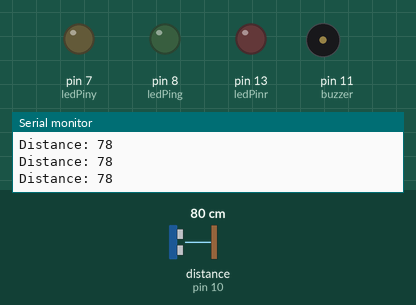
A sketch run on a simulated Arduino Uno, built with avr-gcc and run on an emulated ATmega328P. Shown: output pins drawn as LEDs (lit = HIGH), buzzer (waves = sounding, pin HIGH), the last lines printed to the serial monitor. Wiring (inferred from the names in the program): ultrasonic range finder: trigger pin 9; echo pin 10. Dashed ring = blinking. Inputs (shaded band) come from the test bench; at power-on: distance to the obstacle (sensor on pin 10) 80 cm. The echo pulse lasts 58.3 µs per cm; pins used as bus, display or sensor lines are not drawn.

Above: at 1.2 s.
1.3 s: distance to the obstacle (sensor on pin 10) set to 23 cm
2.8 s: distance to the obstacle (sensor on pin 10) set to 19 cm
At 2.88 s:
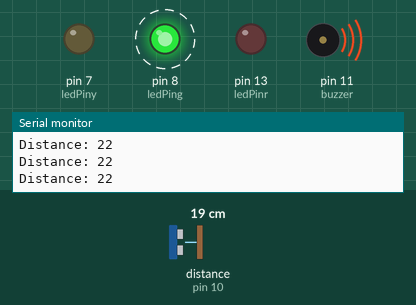
5.8 s: distance to the obstacle (sensor on pin 10) set to 15 cm
At 6.07 s:
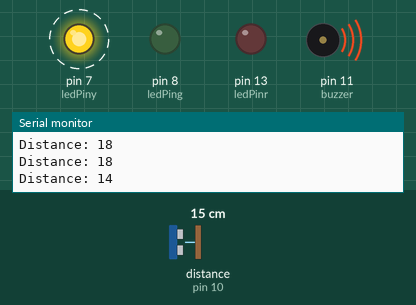
8.8 s: distance to the obstacle (sensor on pin 10) set to 8 cm
At 9.8 s:
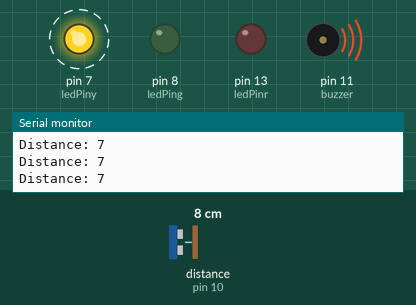
11.8 s: distance to the obstacle (sensor on pin 10) set to 5 cm
At 12.7 s:
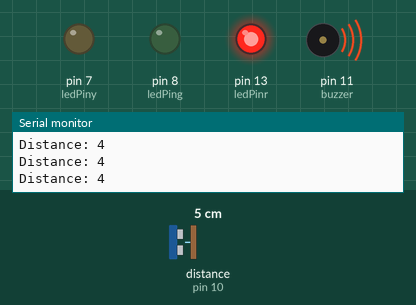
13.3 s: distance to the obstacle (sensor on pin 10) set to 9 cm
At 13.8 s:
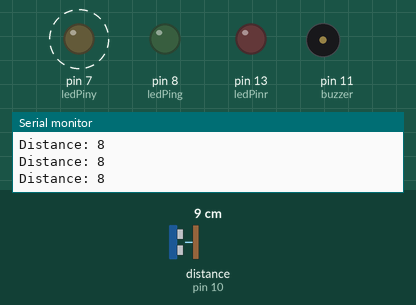
Timing chart, 0 to 17.3 s (numbered marks = the images above; inputs shaded):
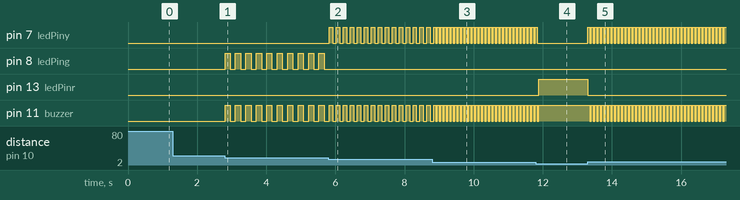

The sketch:

parkSensor.ino
```cpp
// defines pins numbers
const int trigPin = 9;
const int echoPin = 10;
const int buzzer = 11;
const int ledPinr = 13;
const int ledPing = 8;
const int ledPiny = 7;

// defines variables
long duration;
int distance;
int safetyDistance;


void setup() {
pinMode(trigPin, OUTPUT); // Sets the trigPin as an Output
pinMode(echoPin, INPUT); // Sets the echoPin as an Input
pinMode(buzzer, OUTPUT);
pinMode(ledPinr, OUTPUT);
pinMode(ledPiny, OUTPUT);
pinMode(ledPing, OUTPUT);
Serial.begin(9600); // Starts the serial communication
}


void loop() {
// Clears the trigPin
digitalWrite(trigPin, LOW);
delayMicroseconds(2);

// Sets the trigPin on HIGH state for 10 micro seconds
digitalWrite(trigPin, HIGH);
delayMicroseconds(10);
digitalWrite(trigPin, LOW);

// Reads the echoPin, returns the sound wave travel time in microseconds
duration = pulseIn(echoPin, HIGH);

// Calculating the distance
distance= duration*0.034/2;

safetyDistance = distance;
 if (safetyDistance <= 5){
      digitalWrite(buzzer, HIGH);
      digitalWrite(ledPinr, HIGH);
      digitalWrite(ledPiny, LOW);
      digitalWrite(ledPing, LOW);
    }
    else if(safetyDistance <=10){
      digitalWrite(buzzer, HIGH);
      digitalWrite(ledPiny, HIGH);
      digitalWrite(ledPing, LOW);
      digitalWrite(ledPinr, LOW);
      delay(50);
      digitalWrite(buzzer, LOW);
      digitalWrite(ledPiny, LOW);
      digitalWrite(ledPing, LOW);
      digitalWrite(ledPinr, LOW);
      delay(50);
      }
    else if(safetyDistance <=15){
      digitalWrite(buzzer, HIGH);
      digitalWrite(ledPiny, HIGH);
      digitalWrite(ledPing, LOW);
      digitalWrite(ledPinr, LOW);

      delay(100);
      digitalWrite(buzzer, LOW);
      digitalWrite(ledPiny, LOW);
      digitalWrite(ledPing, LOW);
      digitalWrite(ledPinr, LOW);
      delay(100);
      }
    else if(safetyDistance <=20){
      digitalWrite(buzzer, HIGH);
      digitalWrite(ledPing, HIGH);
      digitalWrite(ledPiny, LOW);
      digitalWrite(ledPinr, LOW);
      delay(150);
      digitalWrite(buzzer, LOW);
      digitalWrite(ledPing, LOW);
      digitalWrite(ledPiny, LOW);
      digitalWrite(ledPinr, LOW);
      delay(150);
      }
    else{
      digitalWrite(buzzer, LOW);
      digitalWrite(ledPinr, LOW);
      digitalWrite(ledPiny, LOW);
      digitalWrite(ledPing, LOW);

    }

// Prints the distance on the Serial Monitor
Serial.print("Distance: ");
Serial.println(distance);
}
```

Measured:
- the behaviour switches between 22 and 21 cm on distance to the obstacle (sensor on pin 10) (found by bisection; images 0 and 1)
- the behaviour switches between 17 and 16 cm on distance to the obstacle (sensor on pin 10) (found by bisection; images 1 and 2)
- the behaviour switches between 7 and 6 cm on distance to the obstacle (sensor on pin 10) (found by bisection; images 3 and 4)
- after the input at 2.8 s, pin 8 (ledPing), pin 11 (buzzer): alternates HIGH for 0.15 s and LOW for 0.15 s, starting at once
- after the input at 5.8 s, pin 7 (ledPiny): alternates HIGH for 0.10 s and LOW for 0.10 s, starting at once; pin 8 (ledPing): stops changing and stays LOW; pin 11 (buzzer): alternates HIGH for 0.10 s and LOW for 0.10 s, starting after 0.13 s
- after the input at 8.8 s, pin 7 (ledPiny), pin 11 (buzzer): alternates HIGH for 0.05 s and LOW for 0.05 s, starting after 0.10 s
- after the input at 11.8 s, pin 7 (ledPiny): goes on until 11.8 s, then stays LOW; pin 13 (ledPinr): LOW → HIGH after 0.09 s; pin 11 (buzzer): goes on until 11.9 s, then stays HIGH
- after the input at 13.3 s, pin 7 (ledPiny): alternates HIGH for 0.05 s and LOW for 0.05 s, starting at once; pin 13 (ledPinr): HIGH → LOW at once; pin 11 (buzzer): alternates HIGH for 0.05 s and LOW for 0.05 s, starting after 0.06 s
